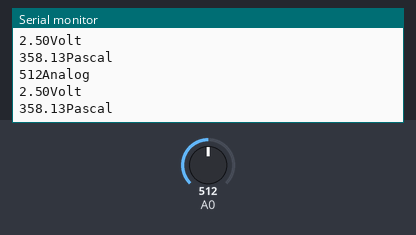
This sketch was run on a simulated Arduino Uno, built with avr-gcc and run on an emulated ATmega328P. On the bench: the last lines printed to the serial monitor. The inputs (shaded band) are chosen by the test bench; at power-on: A0 = 512.

Above: at 2.8 s.
2.9 s: A0 set to 716
At 5.2 s:
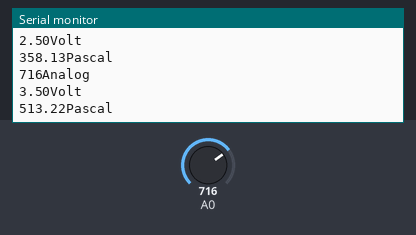
5.6 s: A0 set to 900
At 6.7 s:
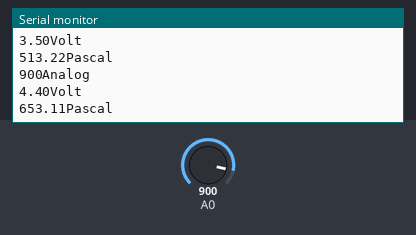
Timing chart, 0 to 8.6 s (numbered marks = the images above; inputs shaded):
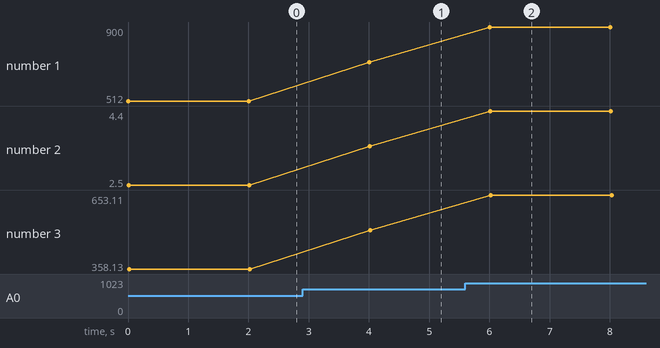

The sketch:

sensor-tekanan.ino
```cpp
int x;
float v;
float kpa;


void setup() {
  Serial.begin(9600);

}

void loop() {


  x = analogRead(A0);
  v = x*(5.0/1023.0);
  kpa = ((v/5.0)-0.04)/0.0012858;

 Serial.print(x);
  Serial.println("Analog");
 Serial.print(v);
  Serial.println("Volt");
 Serial.print(kpa);
  Serial.println("Pascal");
  delay(2000);


}
```

Measured:
- after the input at 2.9 s, the serial monitor: prints a new line after 1.1 s (image 1)
- after the input at 5.6 s, the serial monitor: prints a new line after 0.40 s (image 2)
- plotted number 1: 512 → 716 after the input at 2.9 s, 716 → 900 after the input at 5.6 s
- plotted number 2: 2.5 → 3.5 after the input at 2.9 s, 3.5 → 4.4 after the input at 5.6 s
- plotted number 3: 358.13 → 513.22 after the input at 2.9 s, 513.22 → 653.11 after the input at 5.6 s
